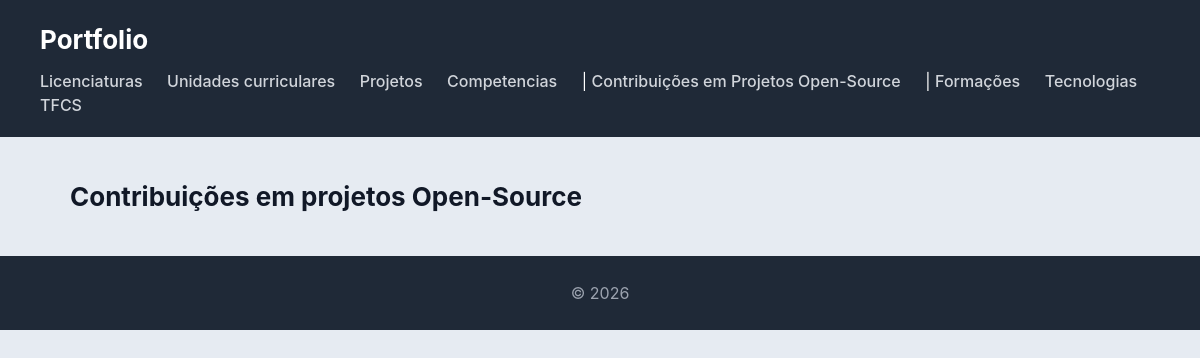
Before: /contribuicoes/ with the older database file.
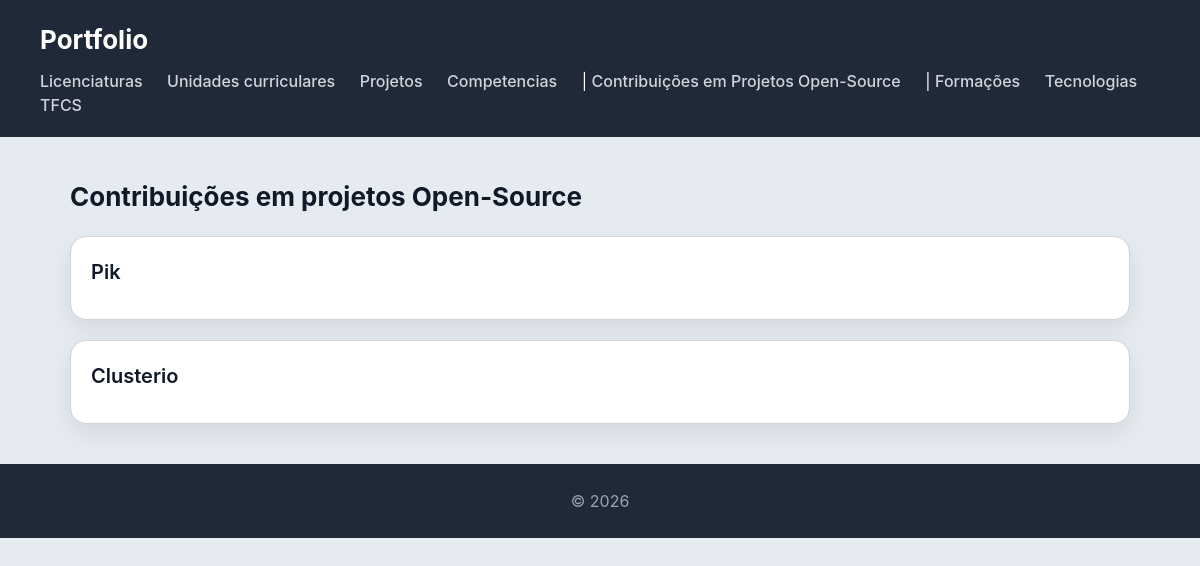
After: the same page with the newer database file.
### portfolio/models.py (models this page shows)
class ContribuicaoOpenSource(models.Model):
    nome_projeto = models.CharField(max_length=100)
    descricao_projeto = models.CharField(max_length=250)
    descricao_contribuicao = models.CharField(max_length=500)
    link_repo = models.CharField(max_length=250)
    tecnologia = models.ManyToManyField(Tecnologia)
    def __str__(self):
        return self.nome_projeto

### portfolio/views.py (the view)
# urls.py: path('contribuicoes/', views.contribuicoesOpenSource_view, name='contribuicoes'),
def contribuicoesOpenSource_view(request):
    contribuicoes = (ContribuicaoOpenSource.objects
                    .select_related()
                    .prefetch_related()
                    .all())
    return render(request, 'portfolio/contribuicoes.html', {'contribuicoes': contribuicoes})

### portfolio/templates/portfolio/contribuicoes.html
{% extends "portfolio/base.html" %}
{% block content %}
<h2>Contribuições em projetos Open-Source</h2>
<section>
    {% for contrib in contribuicoes %}
    <article>
        <header>
            <h3>{{ contrib }}</h3>
        </header>
    </article>
    {% endfor %}
</section>
{% endblock %}

Changed rows visible on the page:
added ContribuicaoOpenSource: nome_projeto "Pik"
added ContribuicaoOpenSource: nome_projeto "Clusterio"
